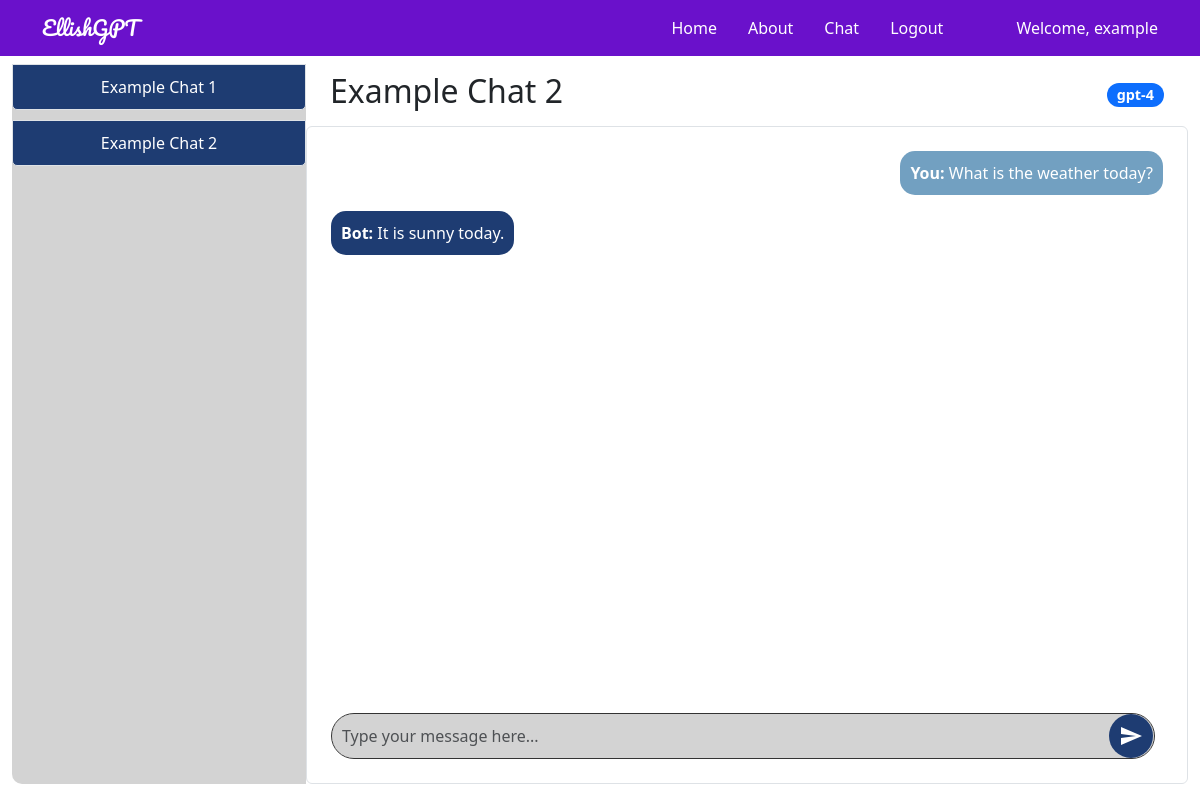
Page /chat/2 (signed in) on the earlier database version.
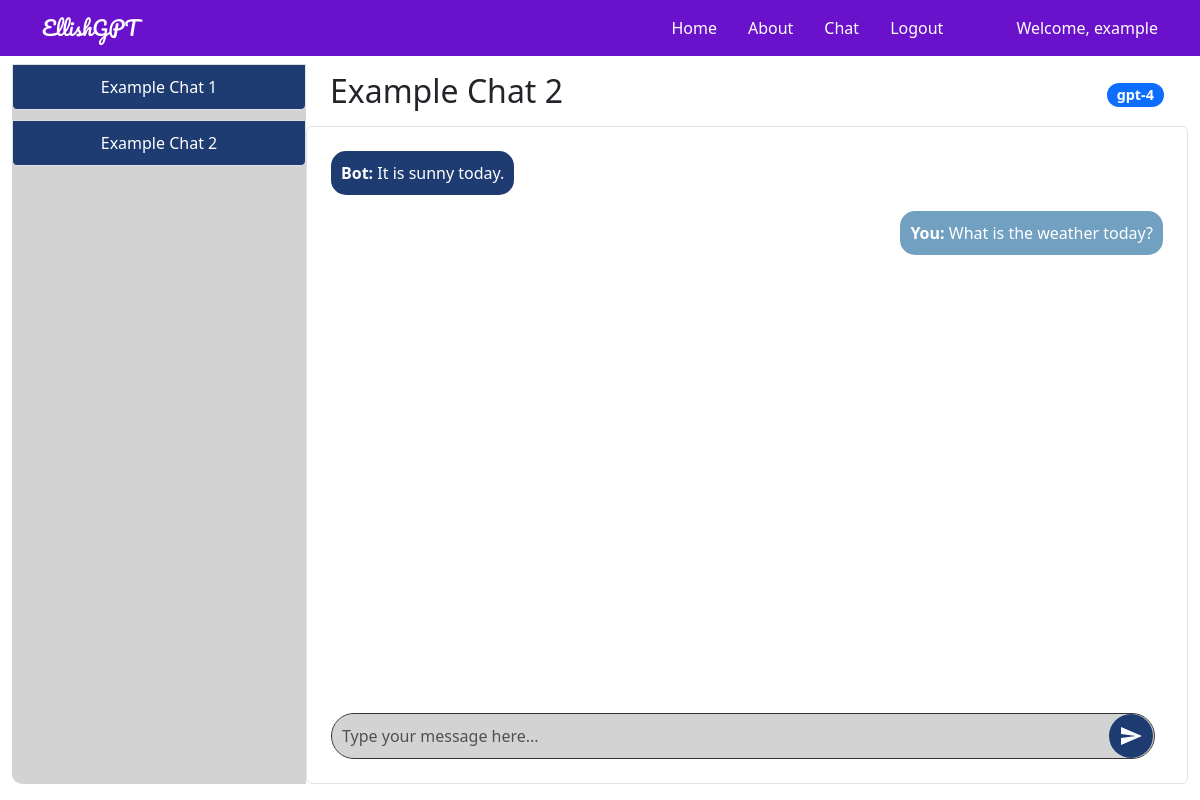
Same page on the later database version.
### tables this page shows
CREATE TABLE chats (
                chat_id INTEGER PRIMARY KEY,
                user_id INTEGER,
                model_id INTEGER,
                title TEXT,
                chat TEXT,
                time TIMESTAMP,
                model_name TEXT,
                FOREIGN KEY(user_id) REFERENCES users(userid),
                FOREIGN KEY(model_id) REFERENCES models(modelid)
            );

CREATE TABLE chat_messages (
                id INTEGER PRIMARY KEY AUTOINCREMENT,
                chat_id INTEGER,
                sender TEXT,
                message TEXT,
                timestamp TIMESTAMP DEFAULT CURRENT_TIMESTAMP,
                FOREIGN KEY (chat_id) REFERENCES chats(chat_id)
            );

### genaiserver_wl_folder/flask_app.py (the view, shortened to what this page needs)
    @app.route('/chat/<int:chat_id>', methods=['GET', 'POST'])
    @login_required
    def open_chat(chat_id):
        try:
            db = get_db()
            username = session['username']
            cur = db.execute('SELECT userid FROM users WHERE username = ?', (username,))
            user_id = cur.fetchone()[0]
            cur = db.execute('SELECT * FROM chats WHERE chat_id = ?', (chat_id,))
            chat = cur.fetchone()
            if chat is None:
                logging.error(f"Chat with id {chat_id} not found.")
                flash("Chat not found.")
                return redirect(url_for('chat'))
            chat_data = dict(time=chat[5], chat=chat[4], title=chat[3], chat_id=chat[0], model_name=chat[6])
            cur_messages = db.execute('SELECT sender, message FROM chat_messages WHERE chat_id = ? ORDER BY timestamp DESC LIMIT 10', (chat_id,))
            messages = [{'sender': row[0], 'message': row[1]} for row in cur_messages.fetchall()]
            messages.reverse()  # Reverse to show the latest message at the bottom
            cur2 = db.execute('SELECT * FROM chats WHERE user_id = ? ORDER BY time;', (user_id,))
            chats = [dict(time=row[5], chat=row[4], title=row[3], chat_id=row[0], model_name=row[6]) for row in cur2.fetchall()]
            return render_template("chat_detail.html", app_data=app_data, chat=chat_data, messages=messages, chats=chats)
        except Exception as e:
            logging.exception(f"Error opening chat {chat_id}: {e}")
            flash("An error occurred while trying to open the chat.")
            return redirect(url_for('chat'))

### genaiserver_wl_folder/sql.py (called while the page is built)
def convert_datetime(s):
    return datetime.strptime(s.decode('utf-8'), '%Y-%m-%d %H:%M:%S')

### templates/chat_detail.html (shortened to what the changed rows need)
{% extends 'layout.html' %} {% block body %}
<div class="container-fluid">
    <div class="row" style="height: 90vh; overflow: hidden">
        <div class="col-md-3 d-flex align-items-stretch p-0">
            <div
                class="list-group sidebar d-flex flex-column justify-content-start w-100"
                style="
                    height: 100%;
                    border-radius: 10px 0 0 10px;
                    background-color: #d3d3d3;
                "
            >
                {% for chat in chats %}
                <div class="position-relative chat-item">
                    <a
                        href="{{ url_for('open_chat', chat_id=chat.chat_id) }}"
                        class="list-group-item list-group-item-action sidebar-item"
                    >
                        {{ chat.title }}
                    </a>
                </div>
                {% endfor %}
            </div>
        </div>
        <div
            class="col-md-9 d-flex flex-column p-0"
            style="
                height: 100%;
                border-radius: 0 10px 10px 0;
                background-color: #ffffff;
            "
        >
            <div
                class="d-flex justify-content-between align-items-center w-100 px-4 py-2"
                style="flex-shrink: 0"
            >
                <h2>{{ chat.title }}</h2>
                <span class="badge bg-primary">{{ chat.model_name }}</span>
            </div>
            <div
                class="chat-box p-4 border rounded bg-white"
                style="
                    flex-grow: 1;
                    padding: 20px;
                    height: 0;
                    border: 2px solid black;
                    overflow-y: auto;
                "
            >
                <div
                    id="chatHistory"
                    class="chat-history mb-4"
                    style="flex-grow: 1; padding-bottom: 1rem"
                >
                    {% for message in messages %}
                    <div
                        class="chat-message {{ 'align-self-end' if message.sender == 'You' else 'align-self-start' }}"
                        style="display: flex; flex-direction: column; align-items: {{ 'flex-end' if message.sender == 'You' else 'flex-start' }};"
                    >
                        <div
                            class="message-bubble {{ 'user-bubble' if message.sender == 'You' else 'bot-bubble' }}"
                            style="{{ 'background-color: #72a0c1; color: white;' if message.sender == 'You' else 'background-color: #1e3c72; color: white;' }}"
                        >
                            <strong>{{ message.sender }}:</strong> {{
                            message.message }}
                        </div>
                    </div>
                    {% endfor %}
                </div>
            </div>
        </div>
    </div>
</div>
{% endblock %}

Differences in the rows shown:
changed chat_messages "Bot": moves up the list
